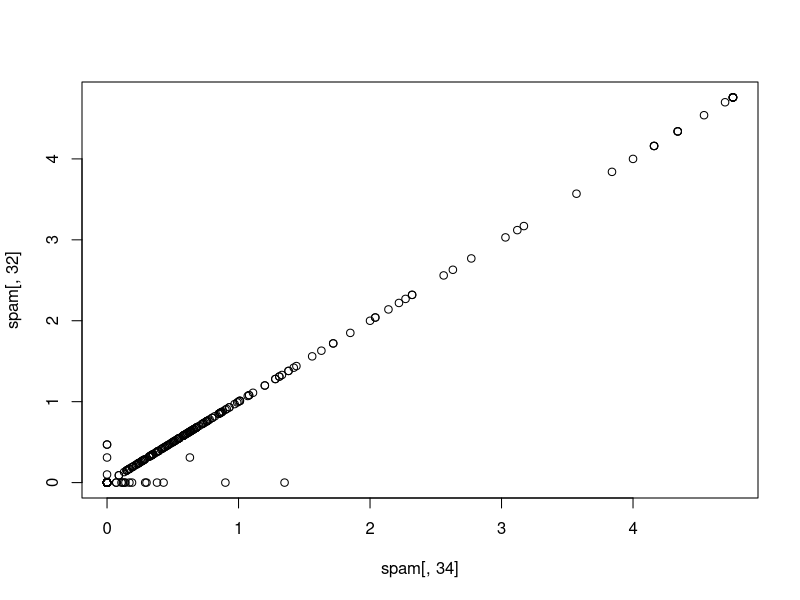
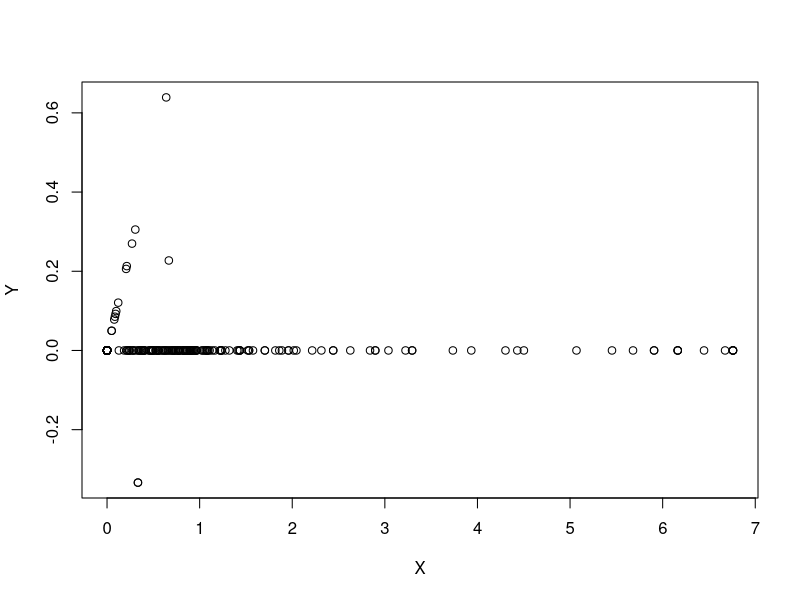
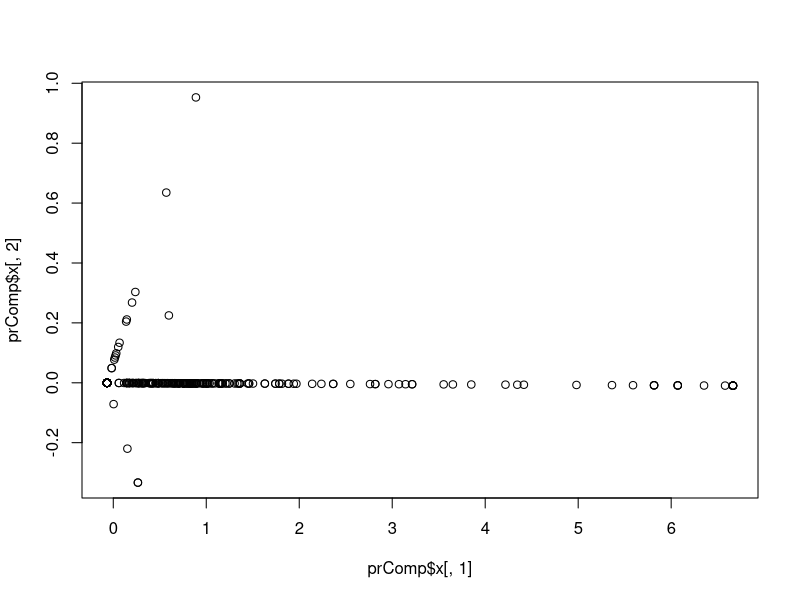
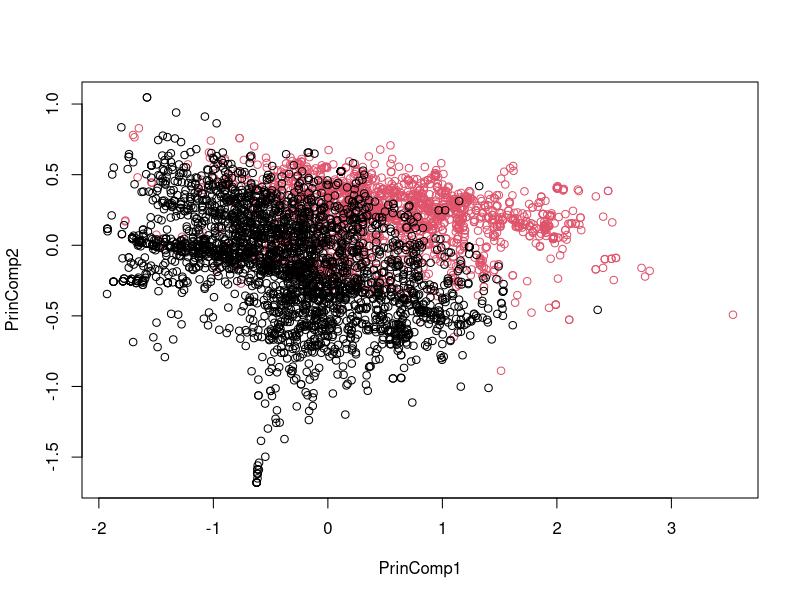
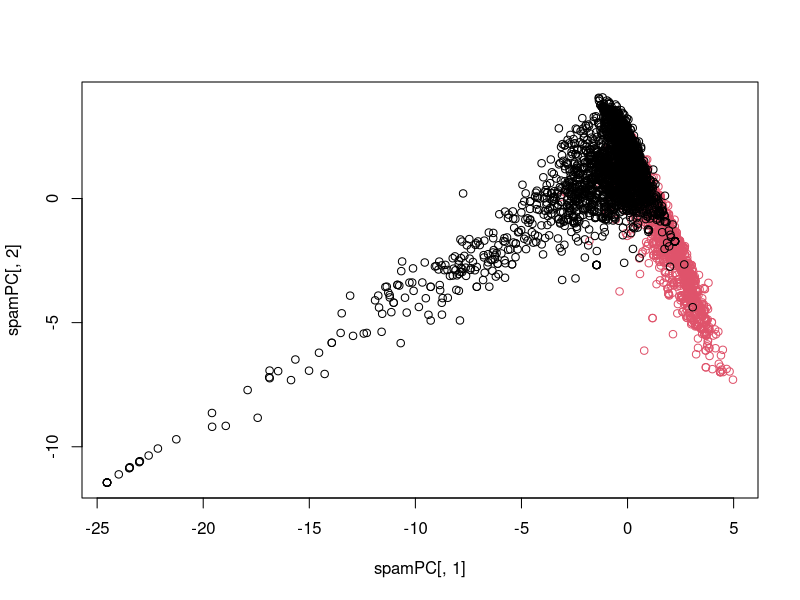

Write R code to recreate these figures, in order.
# 2. Palabras correlacionadas
library(caret)
library(kernlab)
data(spam)

inTrain <- createDataPartition(y=spam$type, p=0.75, list=FALSE)
datosSpam <- spam[inTrain, ]
testing <- spam[-inTrain, ]

# Buscando correlaciones entre las palabras tomando su valor absoluto
M <- abs(cor(datosSpam[,-58]))

# cada palabra tiene correlacion de 1 consigo misma, entonces remover la diagonal
diag(M) <- 0

# cuales de las palabras tienen mayor correlacion
which(M > 0.8, arr.ind=T)

# cual es el nombre de las variables correlacionadas
names(spam)[c(34, 32)]

# hacer el plot de las variables
plot(spam[, 34], spam[, 32])

# El objetivo del ACP es de reducir la redundancia y comprimir la información
# Podriamos rotar los graficos
X <- 0.71 * datosSpam$num415 + 0.71 * datosSpam$num857
Y <- 0.71 * datosSpam$num415 - 0.71 * datosSpam$num857
plot(X, Y)

# Para obtener los componentes principales utilizamos - prcomp
subSpam <- spam[, c(34, 32)]
prComp <- prcomp(subSpam)
plot(prComp$x[, 1], prComp$x[, 2])

prComp$rotation

# Probando PCA en datos marcados como SPAM
typeColor <- ((spam$type=="spam") * 1 + 1)
typeColor
prComp <- prcomp(log10(spam[,-58]+1))
# first component capture more information on data than the second one
plot(prComp$x[,1], prComp$x[,2], col=typeColor, xlab="PrinComp1", ylab="PrinComp2")

# PCA con caret con metodo 'pca' y el numero de componentes
preProc <- preProcess(log10(spam[, -58]+1), method="pca", pcaComp=2)
# Se utiliza una transformacion de datos con la funcion log10, y adicionandole 1 a esto. 
# Esto hace que la los datos sean un poco mas Gaussianos. 
# Esto ayuda porque algunas variables estan muy desviadas , mientras que otras estan muy bien.
# A veces es necesario hacer esto para que el PCA sea sensible

spamPC <- predict(preProc, log10(spam[, -58]+1))
plot(spamPC[, 1], spamPC[, 2], col=typeColor)
